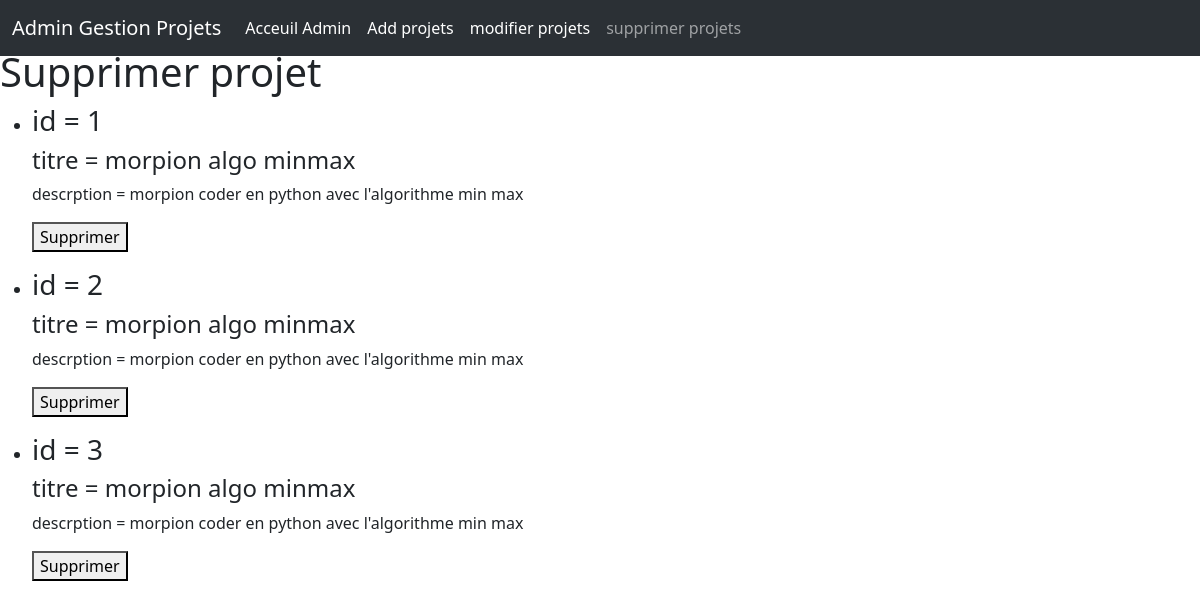
/admin_page/include/supp_projets.php (signed in), run on the app's committed database.
### tables this page shows
CREATE TABLE `projets` (
  `id` int(11) NOT NULL,
  `titre` varchar(255) NOT NULL,
  `description` text NOT NULL,
  `img` varchar(255) NOT NULL
);

### admin_page/include/supp_projets.php (the view, shortened to what this page needs)
<?php
$dossier = __DIR__;
$fichier = '/header/header_projets.php';
if (file_exists($dossier . $fichier)) {
    require_once($dossier . $fichier);
} else {
    echo "Le fichier $fichier n'a pas été trouvé pas";
}
$query = "SELECT id, titre, description FROM projets";
$result = $db->query($query);
echo "<h1>Supprimer projet</h1>";
if ($result) {
    echo "<ul>";
    while ($row = $result->fetch_assoc()) {
        $id = $row['id'];
        $title = $row['titre'];
        $description = $row['description'];
        echo "<li>";
        echo "<h3>id = $id</h3>";
        echo "<h4>titre = $title</h3>";
        echo "<p>descrption = $description</p>";
        echo "<form action='' method='post'>";
        echo "<button type='submit' name='delete_project'>Supprimer</button>";
        echo "</form>";
        echo "</li>";
    }
    echo "</ul>";
} else {
    echo "Aucun projet trouvé";
}

### data on the page
projets: id "1", titre "morpion algo minmax", description "morpion coder en python avec l'algorithme min max"
projets: id "2", titre "morpion algo minmax", description "morpion coder en python avec l'algorithme min max"
projets: id "3", titre "morpion algo minmax", description "morpion coder en python avec l'algorithme min max"
